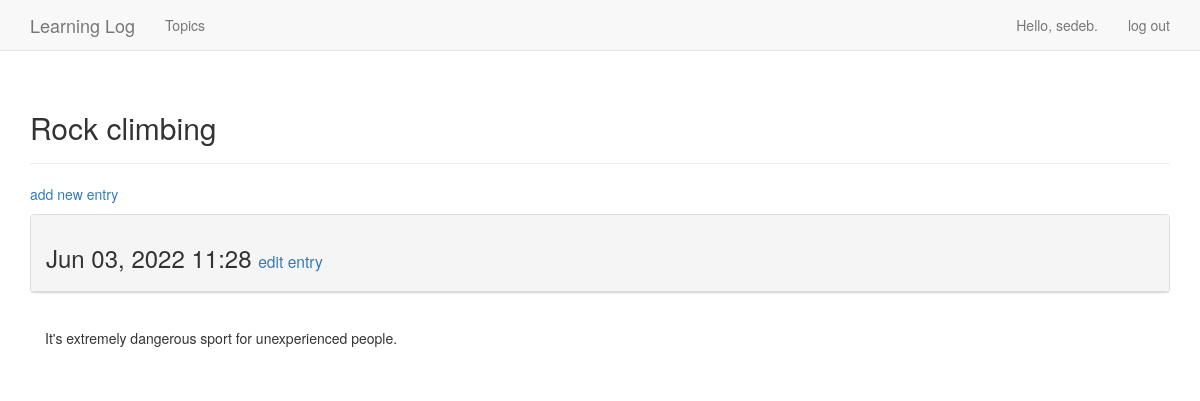
Page /topics/2/ (signed in) on the earlier database version.
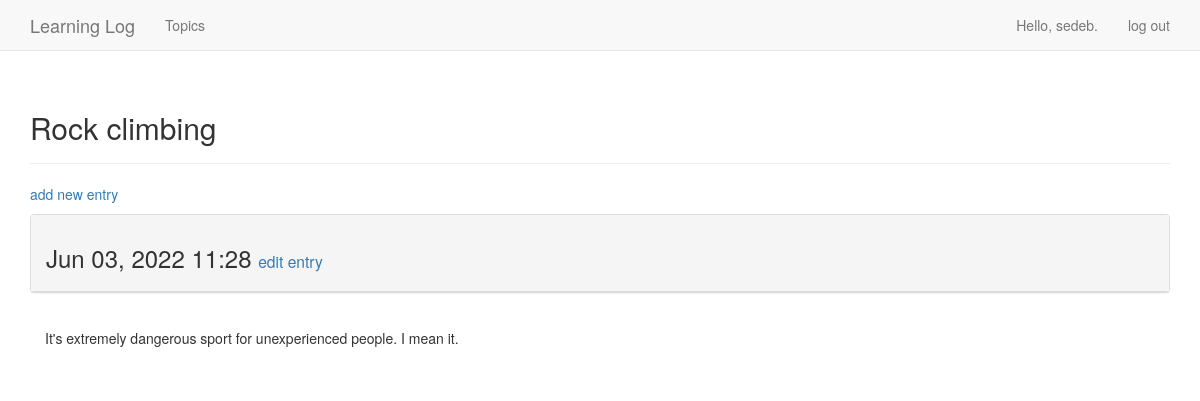
Same page on the later database version.
### learning_logs/models.py (models this page shows, shortened)
class Entry(models.Model):
    topic = models.ForeignKey(Topic, on_delete=models.CASCADE)
    text = models.TextField()
    date_added = models.DateTimeField(auto_now_add=True)
    class Meta:
        verbose_name_plural = 'entries'

### learning_logs/views.py (the view)
# urls.py: path('topics/<topic_id>/', views.topic, name='topic'),
@login_required
def topic(request, topic_id):
    topic = Topic.objects.get(id=topic_id)
    check_topic_user(request, topic)
    entries = topic.entry_set.order_by('-date_added')
    context = {'topic': topic, 'entries': entries}
    return render(request, 'learning_logs/topic.html', context)

### learning_logs/models.py (called while the page is built)
    def __str__(self):
        return self.text

### learning_logs/views.py (called while the page is built)
def check_topic_user(request, topic):
    if topic.owner != request.user:
        raise Http404

### learning_logs/templates/learning_logs/topic.html
{% extends 'learning_logs/base.html' %}
{% block header %}
  <h2>{{ topic }}</h2>
{% endblock header %}
{% block content %}
  <p>
    <a href="{% url 'learning_logs:new_entry' topic.id %}">add new entry</a>
  </p>
  {% for entry in entries %}
    <div class="panel panel-default">
      <div class="panel-heading">
        <h3>
          {{ entry.date_added|date:'M d, Y H:i' }}
          <small>
            <a href="{% url 'learning_logs:edit_entry' entry.id %}">edit entry</a>
          </small>
        </h3>
      </div>
    </div>
    <div class="panel-body">
      {{ entry.text|linebreaks }}
    </div>
  {% empty %}
    There are no entries for this topic yet
  {% endfor %}
{% endblock content %}

Differences in the rows shown:
changed Entry: text "It's extremely dangerous sport for unexperienced people." → "It's extremely dangerous sport for unexperienced people. I mean it."
